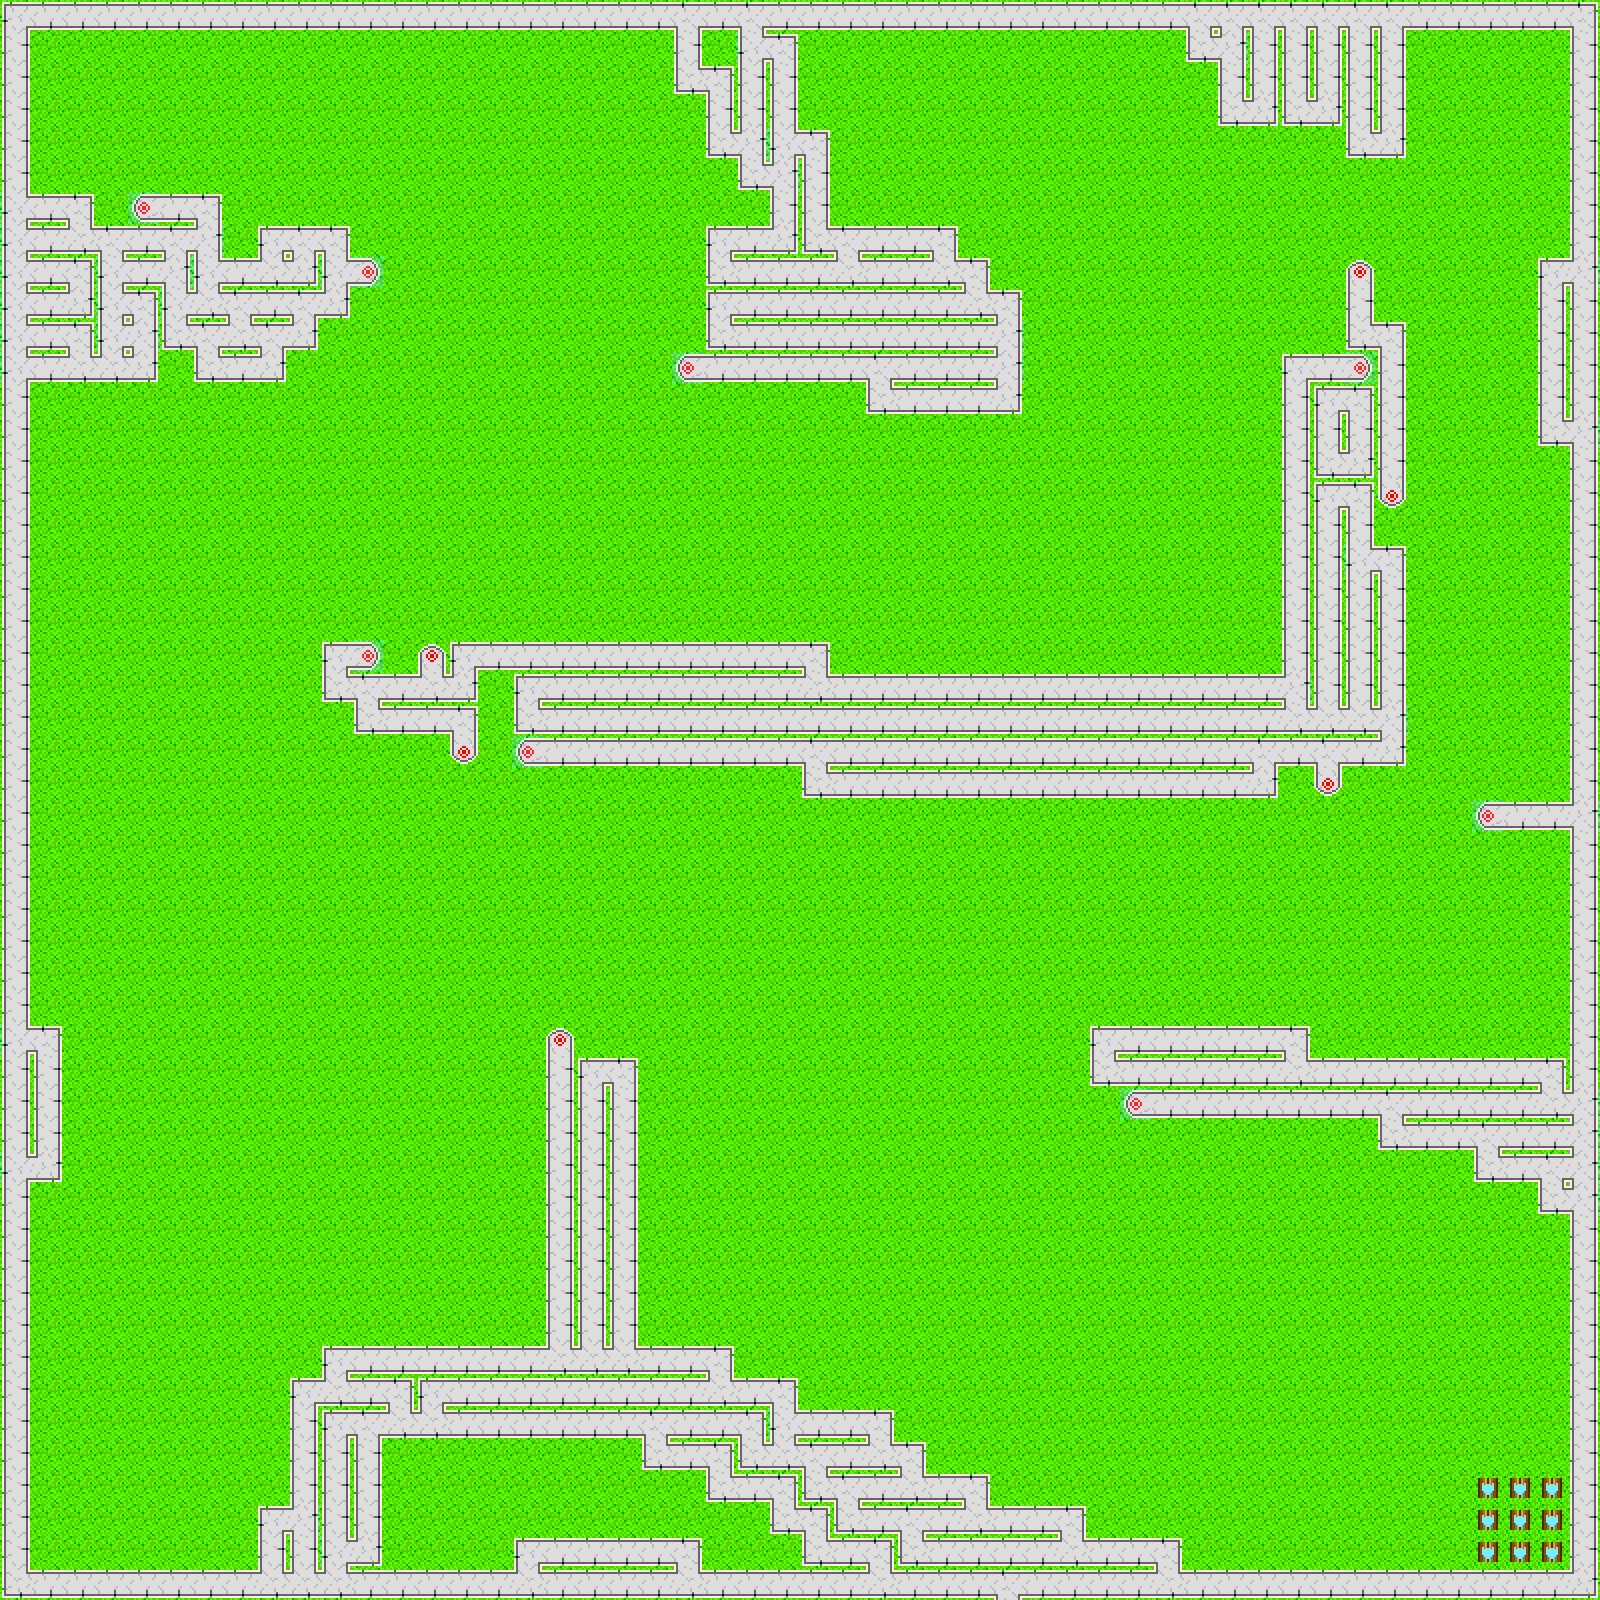

A level layout from a 2D game, rendered from its tile map. Below: a short description, then the map file with tile-grid data replaced by summaries:
An orthogonal 50x50 tile map with 32x32 px tiles, 1 tile layer (Background).

<map version="1.0" orientation="orthogonal" width="50" height="50" tilewidth="32" tileheight="32">
 <tileset firstgid="1" name="tank_set" tilewidth="32" tileheight="32">
  <image source="tank_set.png" width="128" height="256" />
  <tile id="0">
   <properties>
    <property name="wall" value="" />
   </properties>
  </tile>
  <tile id="1">
   <properties>
    <property name="wall" value="" />
   </properties>
  </tile>
  <tile id="2">
   <properties>
    <property name="wall" value="" />
   </properties>
  </tile>
  <tile id="3">
   <properties>
    <property name="wall" value="" />
   </properties>
  </tile>
  <tile id="4">
   <properties>
    <property name="warp" value="" />
   </properties>
  </tile>
  <tile id="5">
   <properties>
    <property name="wall" value="" />
   </properties>
  </tile>
  <tile id="6">
   <properties>
    <property name="wall" value="" />
   </properties>
  </tile>
  <tile id="8">
   <properties>
    <property name="wall" value="" />
   </properties>
  </tile>
  <tile id="9">
   <properties>
    <property name="wall" value="" />
   </properties>
  </tile>
  <tile id="10">
   <properties>
    <property name="wall" value="" />
   </properties>
  </tile>
  <tile id="11">
   <properties>
    <property name="wall" value="" />
   </properties>
  </tile>
  <tile id="12">
   <properties>
    <property name="wall" value="" />
   </properties>
  </tile>
  <tile id="13">
   <properties>
    <property name="wall" value="" />
   </properties>
  </tile>
  <tile id="14">
   <properties>
    <property name="wall" value="" />
   </properties>
  </tile>
  <tile id="15">
   <properties>
    <property name="wall" value="" />
   </properties>
  </tile>
 </tileset>
 <layer name="Background" width="50" height="50">
  <data>[2500 cells, 2500 non-empty, 16 distinct tile ids]</data>
 </layer>
</map>
